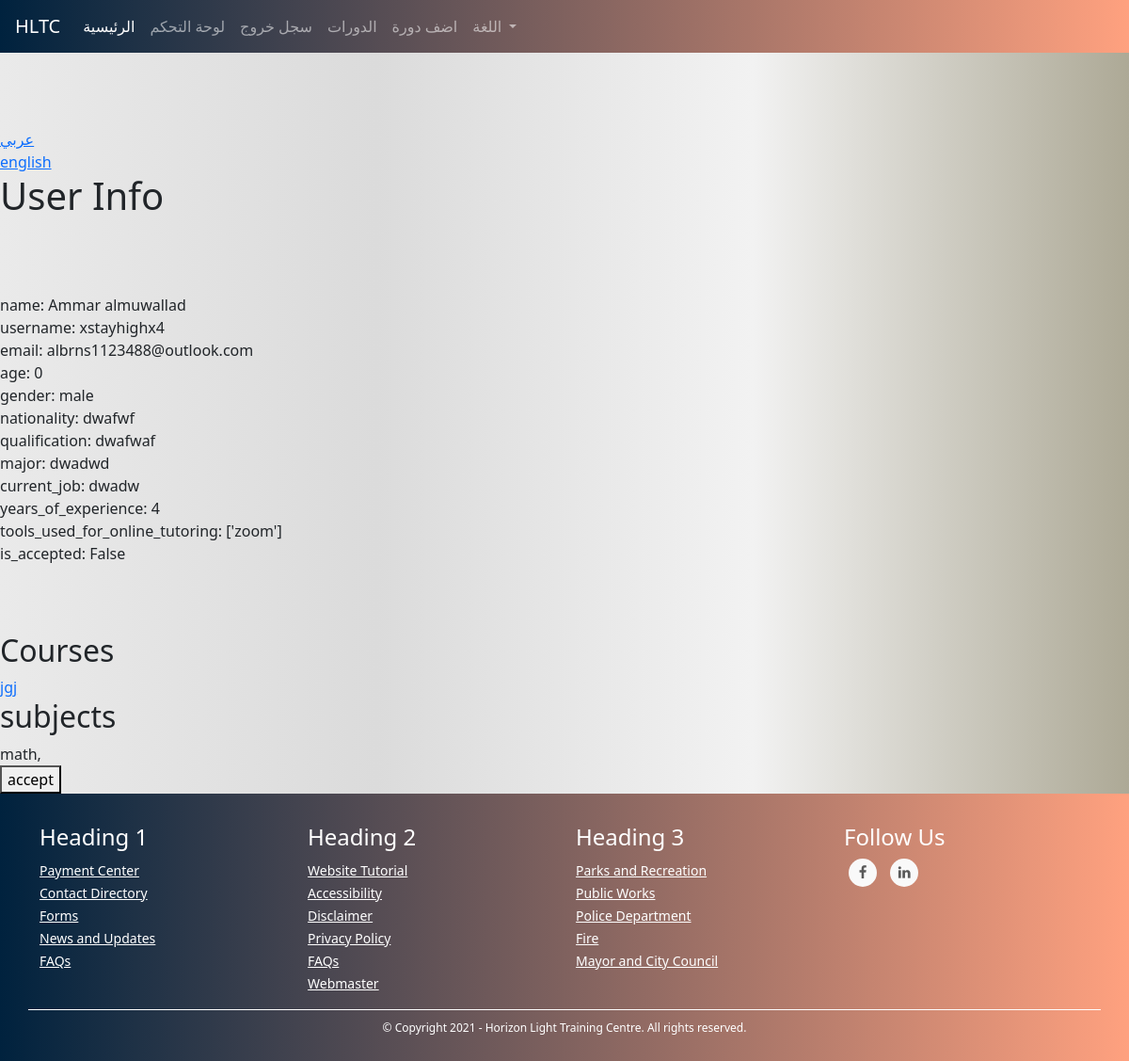
Before: /admins/user/3 (signed in) with the older database file.
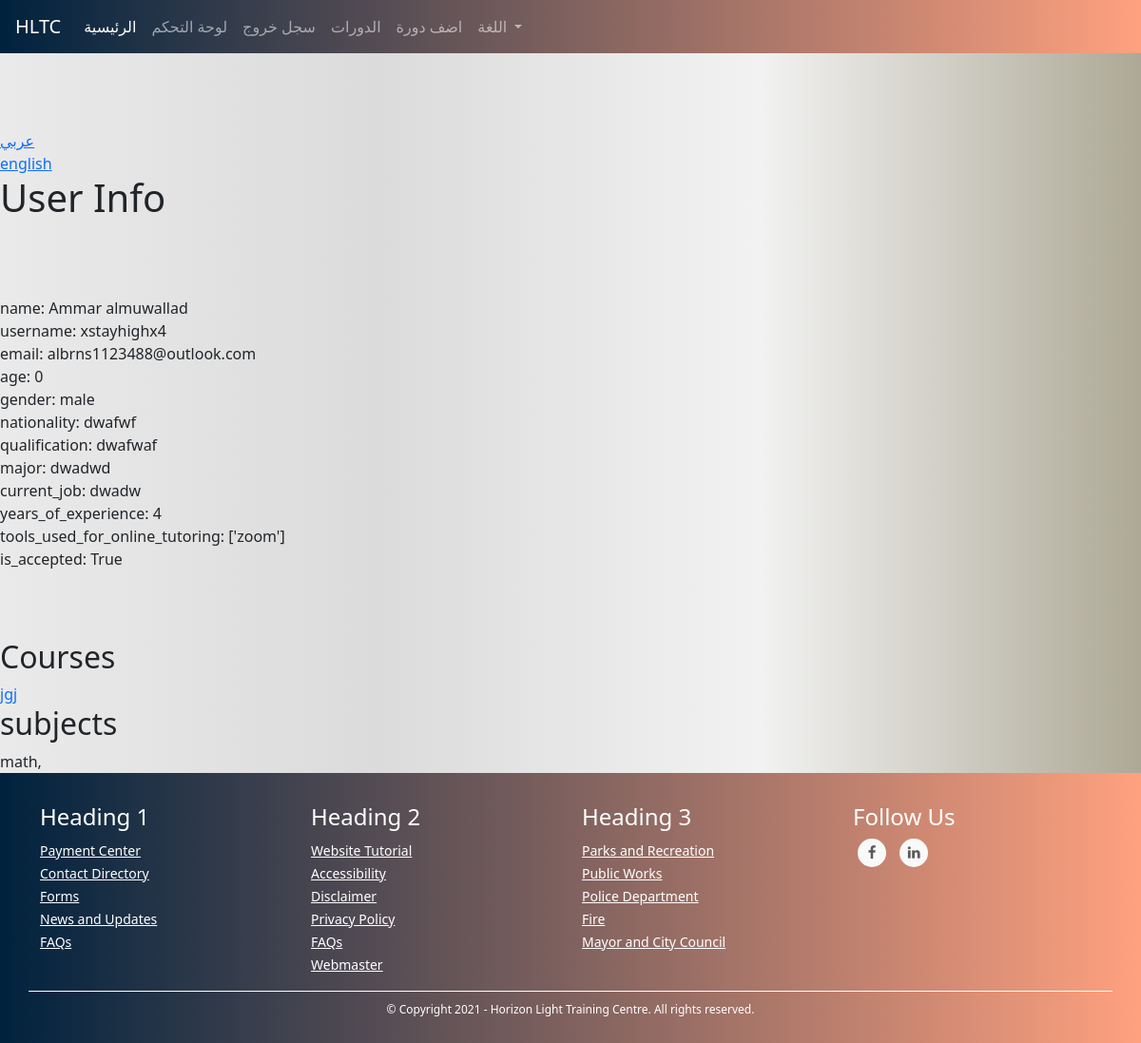
After: the same page with the newer database file.
### TUTOR/models.py (models this page shows, shortened)
class TutorDataModel(db.Model):
    id = db.Column(db.Integer, primary_key=True)
    date_of_birth = db.Column(db.DateTime, nullable=False)
    nationality = db.Column(db.String(30), nullable=False)
    qualification = db.Column(db.String(35), nullable=False)
    major = db.Column(db.String(35), nullable=False)
    current_job = db.Column(db.String(50), nullable=False)
    _subjects = db.Column(db.String(), nullable=False) # [subject1, subject2, ...]
    years_of_experience = db.Column(db.Integer, nullable=False)
    _tools_used_for_online_tutoring = db.Column(db.String(), nullable=False) # [tool1, tool2, ...]
    is_accepted = db.Column(db.Boolean, nullable=False, default=False)
    courses = db.relationship('CourseModel', backref='tutor')
    user_id = db.Column(db.Integer, db.ForeignKey('user_model.id'))
    @property
    def age(self):
        return int((datetime.date(datetime.utcnow()) - datetime.date(self.date_of_birth)).days / 365)
    @property
    def subjects(self):
        return json.loads(self._subjects)
    @property
    def tools_used_for_online_tutoring(self):
        return json.loads(self._tools_used_for_online_tutoring)

### TUTOR/ADMINISTRATION/routes.py (the view)
@admins_blueprint.route("/admins/user/<user_id>", methods=["GET"])
@login_required(ADMIN_TYPES)
def user_detailed_view(user_id): # admin only
    user = UserModel.query.get(user_id)
    user_type = user.user_type
    if user_type == "tutor":
        return render_template("admins/users/tutor.html", user=user)
    elif user_type == "student":
        return render_template("admins/users/student.html", user=user)
    elif user_type in ADMIN_TYPES:
        return render_template("admins/users/admin.html", user=user)

### TUTOR/ADMINISTRATION/routes.py (called while the page is built)
@admins_blueprint.context_processor
def utility_processor():
    return dict(get_language_text=LngObj.get_language_text, get_current_page_language_list=LngObj.get_current_page_language_list, languages=LANGUAGES, admin_types=ADMIN_TYPES, settings=SiteSettingsModel.instance())

### TUTOR/models.py (called while the page is built)
@login_manager.user_loader
def load_user(user_id):
    return UserModel.query.get(int(user_id))

    @property
    def full_name(self):
        return self.first_name + " " + self.last_name

    @property
    def gender(self):
        return "male" if self._gender else "female"

    @classmethod
    def instance(cls):
        return cls.query.get(1)

### TUTOR/utils/languages.py (called while the page is built)
    @staticmethod
    def translate(page_name, language=DEFAULT_LANGUAGE): # returns specific language page
        return LngObj.read_language_file(page_name, language)

    @staticmethod
    def read_language_file(page_name, language):
        path = os.path.join(current_app.root_path,"static", "languages", language + ".json")
        with open(path, "r", encoding='utf-8') as f:
            language_dict = json.loads(f.read())
            page_list = language_dict.get(page_name)
            return page_list if page_list else []

### TUTOR/templates/admins/users/tutor.html (shortened to what this page needs)
{% extends "template.html" %}
{% block content %}
    <br><br><br>
       {% include "snippets/language_select.html" %}
        <h1>User Info</h1>
        <br><br><br>
        name: {{ user.full_name }}
        <br>
        username: {{ user.username }}
        <br>
        email: {{ user.email }}
        <br>
        age: {{ user.tutor_data_model.age }}
        <br>
        gender: {{ user.gender }}
        <br>
        nationality: {{ user.tutor_data_model.nationality }}
        <br>
        qualification: {{ user.tutor_data_model.qualification }}
        <br>
        major: {{ user.tutor_data_model.major }}
        <br>
        current_job: {{ user.tutor_data_model.current_job }}
        <br>
        years_of_experience: {{ user.tutor_data_model.years_of_experience }}
        <br>
        tools_used_for_online_tutoring: {{ user.tutor_data_model.tools_used_for_online_tutoring }}
        <br>
        is_accepted: {{ user.tutor_data_model.is_accepted }}
        <br>
        <br><br><br>
        <h2>Courses</h2>
        {% for course in user.tutor_data_model.courses %}
            <a href="{{ url_for('courses_blueprint.course', course_id=course.id) }}">{{ course.name }}</a>
        {% endfor %}
        <br>
        <h2>subjects</h2>
        {% for subject in user.tutor_data_model.subjects %}
            {{ subject }},
        {% endfor %}
        <br>
        {% if not user.tutor_data_model.is_accepted %}
            <a href="{{ url_for('admins_blueprint.accept_tutor', tutor_id=user.tutor_data_model.id) }}"><button>accept</button></a>
        {% endif %}
{% endblock %}

Changed rows visible on the page:
changed TutorDataModel "dwafwf": tutor_data_model.is_accepted "False" → "True"; is_accepted False → True (drawn)
Other visible differences:
text no longer shown: "accept"
